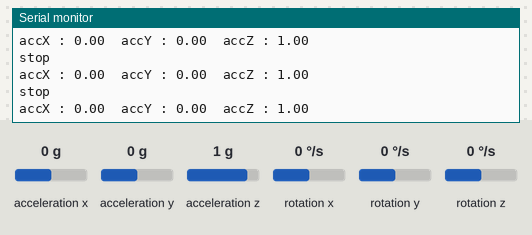
Bench run of a sketch on a simulated Arduino Uno, built with avr-gcc and run on an emulated ATmega328P. Parts: the last lines printed to the serial monitor. Inputs (shaded band) come from the test bench; at power-on: acceleration x 0 g, acceleration y 0 g, acceleration z 1 g, rotation x 0 °/s, rotation y 0 °/s, rotation z 0 °/s. No radio packets arrive unless stated.

Above: at 1.3 s.
1.4 s: acceleration x set to -0.2 g
At 2.2 s:
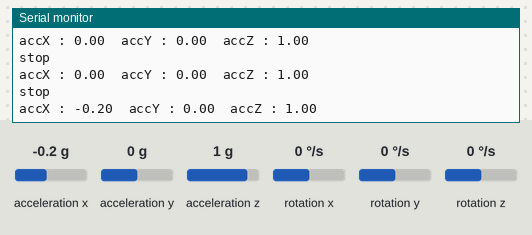
2.9 s: acceleration x set to -0.5 g
At 2.9 s:
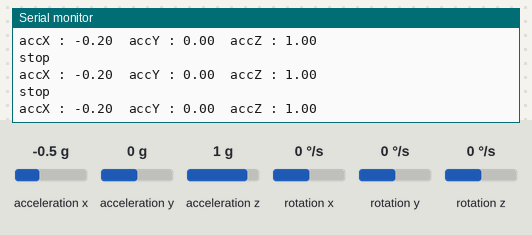
7.0 s: acceleration y set to -0.5 g
At 8.1 s:
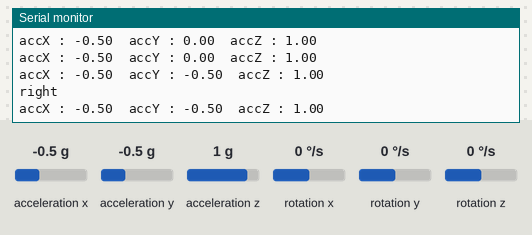
8.5 s: acceleration y set to -0.2 g
At 8.83 s:
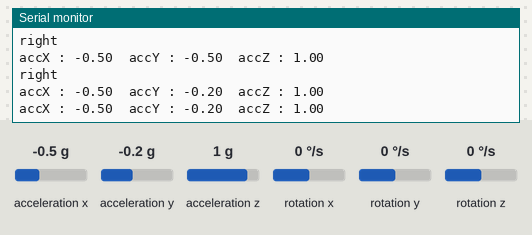
Timing chart, 0 to 11.5 s (numbered marks = the images above; inputs shaded):
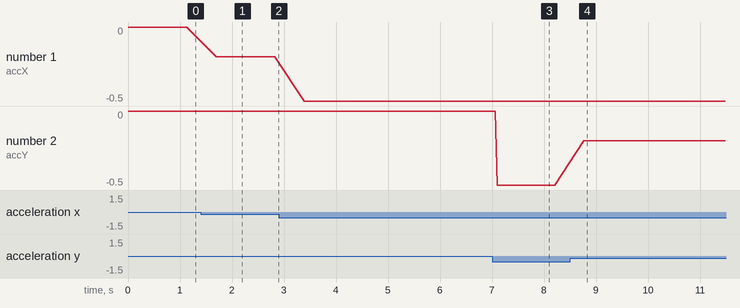

Measured:
- after the input at 1.4 s, the serial monitor: prints a new line after 0.30 s (image 1)
- after the input at 7.0 s, the serial monitor: prints a new line after 0.10 s (image 3)
- after the input at 8.5 s, the serial monitor: prints a new line after 0.27 s (image 4)
- plotted number 1: 0 → -0.2 after the input at 1.4 s, -0.2 → -0.5 after the input at 2.9 s
- plotted number 2: -0.5 → -0.2 after the input at 8.5 s

The sketch:

transmitter_new.ino
```cpp
#include <VirtualWire.h>
#include <MPU6050_tockn.h>
#include <Wire.h>

char *data;
MPU6050 mpu6050(Wire);

long timer = 0;

void setup()
  {

   vw_set_tx_pin(4);
   vw_setup(2000);

   Serial.begin(9600);
   Wire.begin();
   mpu6050.begin();
}

void loop()
  {
    mpu6050.update();

    Serial.print("accX : ");
    Serial.print(mpu6050.getAccX());
    Serial.print("\taccY : ");
    Serial.print(mpu6050.getAccY());
    Serial.print("\taccZ : ");
    Serial.println(mpu6050.getAccZ());

   if (mpu6050.getAccX() >= 0.40)
{                                          //FORWARD
   data="f";
   vw_send((uint8_t *)data,strlen(data));
   vw_wait_tx();
   delay(500);

   Serial.println("forward");
}
  else if(mpu6050.getAccX() <= -0.55)
{                                          //BACKWARD
  data="b";
  vw_send((uint8_t *)data, strlen(data));
  vw_wait_tx();
  delay(500);

  Serial.println("backward");

}
  else if(mpu6050.getAccY() >= 0.40)
{
  data="l";
  vw_send((uint8_t *)data, strlen(data));
  vw_wait_tx();
  delay(500);

   Serial.println("left");  //LEFT
}
  else if(mpu6050.getAccY() <= -0.40)
{                                          //RIGHT

  data="r";
  vw_send((uint8_t *)data, strlen(data));
  vw_wait_tx();
  delay(500);

  Serial.println("right");
}
   else if(mpu6050.getAccX() >= -0.30 )
 {
  data="s";
  vw_send((uint8_t *)data, strlen(data));
  vw_wait_tx();
  delay(500);

  Serial.println("stop");

  }
}
```
